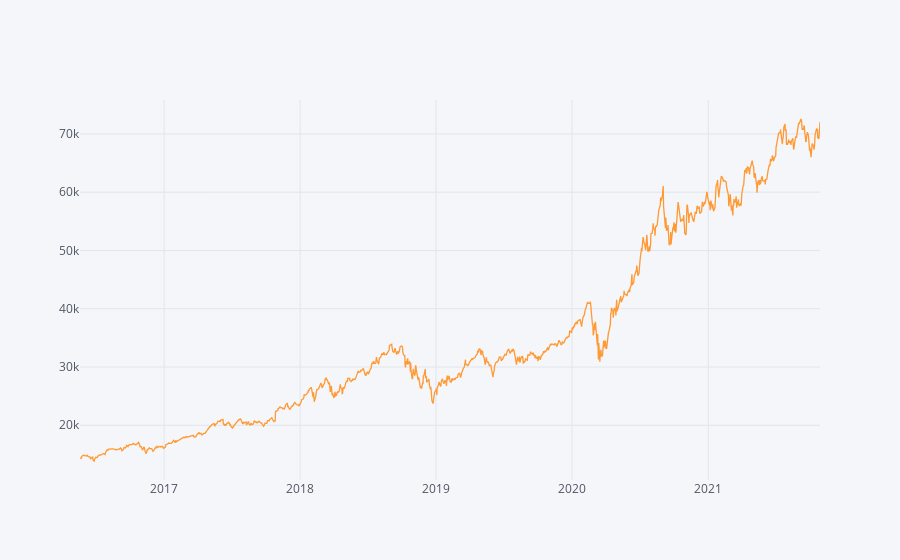

Notebook code for this chart:
### Code cell
absolute_return_tf = (results['Close'].iloc[-1]-capital)/capital
CAGR_tf = ((results['Close'].iloc[-1]-capital)**(365/(df.index[-1] - df.index[0]).days))-1
#information_ratio_tf = (results.Close.pct_change().mean()/results.Close.pct_change().std())*((252) **0.5)
information_ratio_tf = (results.Close.pct_change().mean() - df_SP500.Close_SP500.pct_change().dropna().mean())/(results.Close.pct_change().std()*df_SP500.Close_SP500.pct_change().dropna().std())

absolute_return_bh = (results.Close.iloc[-1]-results.Open.iloc[0])/results.Open.iloc[0]
CAGR_bh = ((results.Close.iloc[-1]/results.Open.iloc[0])**(252/len(df)))-1
#information_ratio_bh = (results.Close.pct_change().mean()/results.Close.pct_change().std())*((252) **0.5)
information_ratio_bh = (results.Close.pct_change().mean() - df_SP500.Close_SP500.pct_change().dropna().mean())/(results.Close.pct_change().std()*df_SP500.Close_SP500.pct_change().dropna().std())

s=f"""Abslute Return of Our Algorithmic Trading:{absolute_return_tf*100:.2f}%
Abslute Return of Our buy-and-hold Trading :{absolute_return_bh*100:.2f}%
CAGR of Our Algorithmic Trading: {CAGR_tf*100:.2f}%
CAGR of Our buy-and-hold Trading: {CAGR_bh*100:.2f}%
Information Ratio of Our Algorithmic Trading:{information_ratio_tf:.2f}
Information Ratio of Our buy-and-hold Trading:{information_ratio_bh:.2f}
"""

print(s)
results.Close.iplot()

((results.Close.pct_change().dropna()+1).cumprod()*capital).plot()

### Figure 1 — Plotly figure (JSON) as saved in the notebook; plotly's stock layout.template omitted (floating-point values rounded to 4 significant figures; data arrays with more than 128 entries replaced by an {"elided": "..."} marker saying what was removed)
{"data": [{"name": "Close", "text": "", "mode": "lines", "y": {"elided": "1371 float values"}, "x": {"elided": "1371 str values"}, "line": {"color": "rgba(255, 153, 51, 1.0)", "dash": "solid", "shape": "linear", "width": 1.3}, "type": "scatter"}], "layout": {"title": {"font": {"color": "#4D5663"}}, "paper_bgcolor": "#F5F6F9", "plot_bgcolor": "#F5F6F9", "yaxis": {"tickfont": {"color": "#4D5663"}, "zerolinecolor": "#E1E5ED", "title": {"text": "", "font": {"color": "#4D5663"}}, "gridcolor": "#E1E5ED", "showgrid": true}, "xaxis": {"tickfont": {"color": "#4D5663"}, "zerolinecolor": "#E1E5ED", "title": {"text": "", "font": {"color": "#4D5663"}}, "gridcolor": "#E1E5ED", "showgrid": true}, "legend": {"bgcolor": "#F5F6F9", "font": {"color": "#4D5663"}}}}
